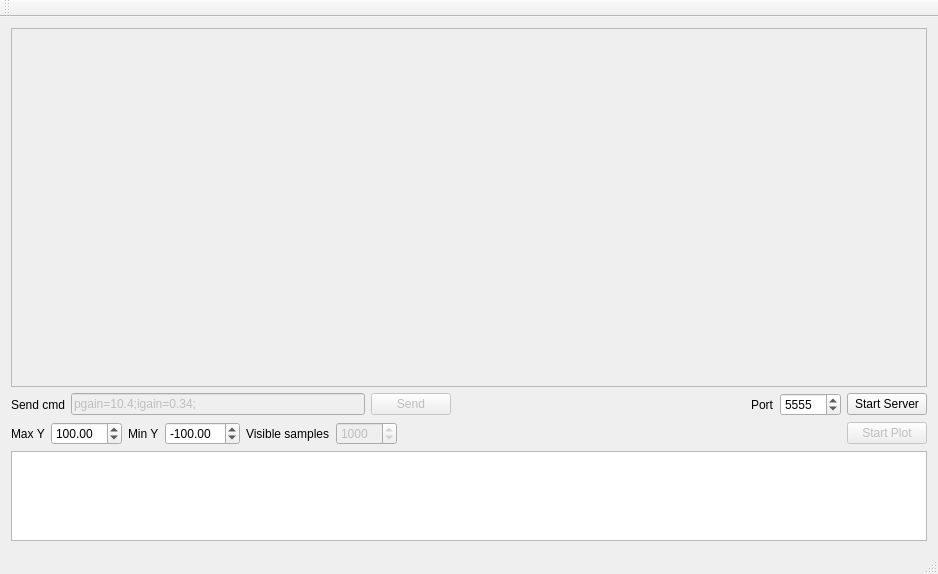
<?xml version="1.0" encoding="UTF-8"?>
<ui version="4.0">
 <class>segwayPlotter</class>
 <widget class="QMainWindow" name="segwayPlotter">
  <property name="geometry">
   <rect>
    <x>0</x>
    <y>0</y>
    <width>938</width>
    <height>574</height>
   </rect>
  </property>
  <property name="windowTitle">
   <string>segwayPlotter</string>
  </property>
  <widget class="QWidget" name="centralWidget">
   <layout class="QVBoxLayout" name="verticalLayout" stretch="4,0,0,1">
    <item>
     <widget class="QScrollArea" name="scrollArea">
      <property name="widgetResizable">
       <bool>true</bool>
      </property>
      <widget class="QWidget" name="scrollAreaWidgetContents">
       <property name="geometry">
        <rect>
         <x>0</x>
         <y>0</y>
         <width>918</width>
         <height>316</height>
        </rect>
       </property>
       <layout class="QVBoxLayout" name="verticalLayout_2">
        <item>
         <widget class="QCustomPlot" name="wdgTrend" native="true"/>
        </item>
       </layout>
      </widget>
     </widget>
    </item>
    <item>
     <layout class="QHBoxLayout" name="horizontalLayout_5">
      <item>
       <widget class="QLabel" name="label_4">
        <property name="text">
         <string>Send cmd</string>
        </property>
       </widget>
      </item>
      <item>
       <widget class="QLineEdit" name="txtSendCmd">
        <property name="enabled">
         <bool>false</bool>
        </property>
        <property name="text">
         <string>pgain=10.4;igain=0.34;</string>
        </property>
       </widget>
      </item>
      <item>
       <widget class="QPushButton" name="buttSend">
        <property name="enabled">
         <bool>false</bool>
        </property>
        <property name="text">
         <string>Send</string>
        </property>
       </widget>
      </item>
      <item>
       <spacer name="horizontalSpacer_2">
        <property name="orientation">
         <enum>Qt::Horizontal</enum>
        </property>
        <property name="sizeHint" stdset="0">
         <size>
          <width>40</width>
          <height>20</height>
         </size>
        </property>
       </spacer>
      </item>
      <item>
       <layout class="QHBoxLayout" name="horizontalLayout">
        <item>
         <widget class="QLabel" name="label">
          <property name="text">
           <string>Port</string>
          </property>
         </widget>
        </item>
        <item>
         <widget class="QSpinBox" name="spnPort">
          <property name="minimum">
           <number>1</number>
          </property>
          <property name="maximum">
           <number>65535</number>
          </property>
          <property name="value">
           <number>5555</number>
          </property>
         </widget>
        </item>
       </layout>
      </item>
      <item>
       <widget class="QPushButton" name="buttStartServer">
        <property name="text">
         <string>Start Server</string>
        </property>
       </widget>
      </item>
     </layout>
    </item>
    <item>
     <layout class="QHBoxLayout" name="horizontalLayout_4">
      <item>
       <layout class="QHBoxLayout" name="horizontalLayout_2">
        <item>
         <widget class="QLabel" name="label_2">
          <property name="text">
           <string>Max Y</string>
          </property>
         </widget>
        </item>
        <item>
         <widget class="QDoubleSpinBox" name="dspnMaxY">
          <property name="maximum">
           <double>9999.000000000000000</double>
          </property>
          <property name="value">
           <double>100.000000000000000</double>
          </property>
         </widget>
        </item>
       </layout>
      </item>
      <item>
       <layout class="QHBoxLayout" name="horizontalLayout_3">
        <item>
         <widget class="QLabel" name="label_3">
          <property name="text">
           <string>Min Y</string>
          </property>
         </widget>
        </item>
        <item>
         <widget class="QDoubleSpinBox" name="dspnMinY">
          <property name="prefix">
           <string>-</string>
          </property>
          <property name="maximum">
           <double>9999.000000000000000</double>
          </property>
          <property name="value">
           <double>100.000000000000000</double>
          </property>
         </widget>
        </item>
       </layout>
      </item>
      <item>
       <layout class="QHBoxLayout" name="horizontalLayout_6">
        <item>
         <widget class="QLabel" name="label_5">
          <property name="text">
           <string>Visible samples</string>
          </property>
         </widget>
        </item>
        <item>
         <widget class="QSpinBox" name="spnNSamples">
          <property name="enabled">
           <bool>false</bool>
          </property>
          <property name="minimum">
           <number>10</number>
          </property>
          <property name="maximum">
           <number>99999</number>
          </property>
          <property name="singleStep">
           <number>10</number>
          </property>
          <property name="value">
           <number>1000</number>
          </property>
         </widget>
        </item>
       </layout>
      </item>
      <item>
       <spacer name="horizontalSpacer">
        <property name="orientation">
         <enum>Qt::Horizontal</enum>
        </property>
        <property name="sizeHint" stdset="0">
         <size>
          <width>40</width>
          <height>20</height>
         </size>
        </property>
       </spacer>
      </item>
      <item>
       <widget class="QPushButton" name="buttStartPlot">
        <property name="enabled">
         <bool>false</bool>
        </property>
        <property name="text">
         <string>Start Plot</string>
        </property>
       </widget>
      </item>
     </layout>
    </item>
    <item>
     <widget class="QTextBrowser" name="tbLog"/>
    </item>
   </layout>
  </widget>
  <widget class="QMenuBar" name="menuBar">
   <property name="geometry">
    <rect>
     <x>0</x>
     <y>0</y>
     <width>938</width>
     <height>27</height>
    </rect>
   </property>
  </widget>
  <widget class="QToolBar" name="mainToolBar">
   <attribute name="toolBarArea">
    <enum>TopToolBarArea</enum>
   </attribute>
   <attribute name="toolBarBreak">
    <bool>false</bool>
   </attribute>
  </widget>
  <widget class="QStatusBar" name="statusBar"/>
 </widget>
 <layoutdefault spacing="6" margin="11"/>
 <customwidgets>
  <customwidget>
   <class>QCustomPlot</class>
   <extends>QWidget</extends>
   <header>qcustomplot.h</header>
   <container>1</container>
  </customwidget>
 </customwidgets>
 <resources/>
 <connections/>
</ui>
